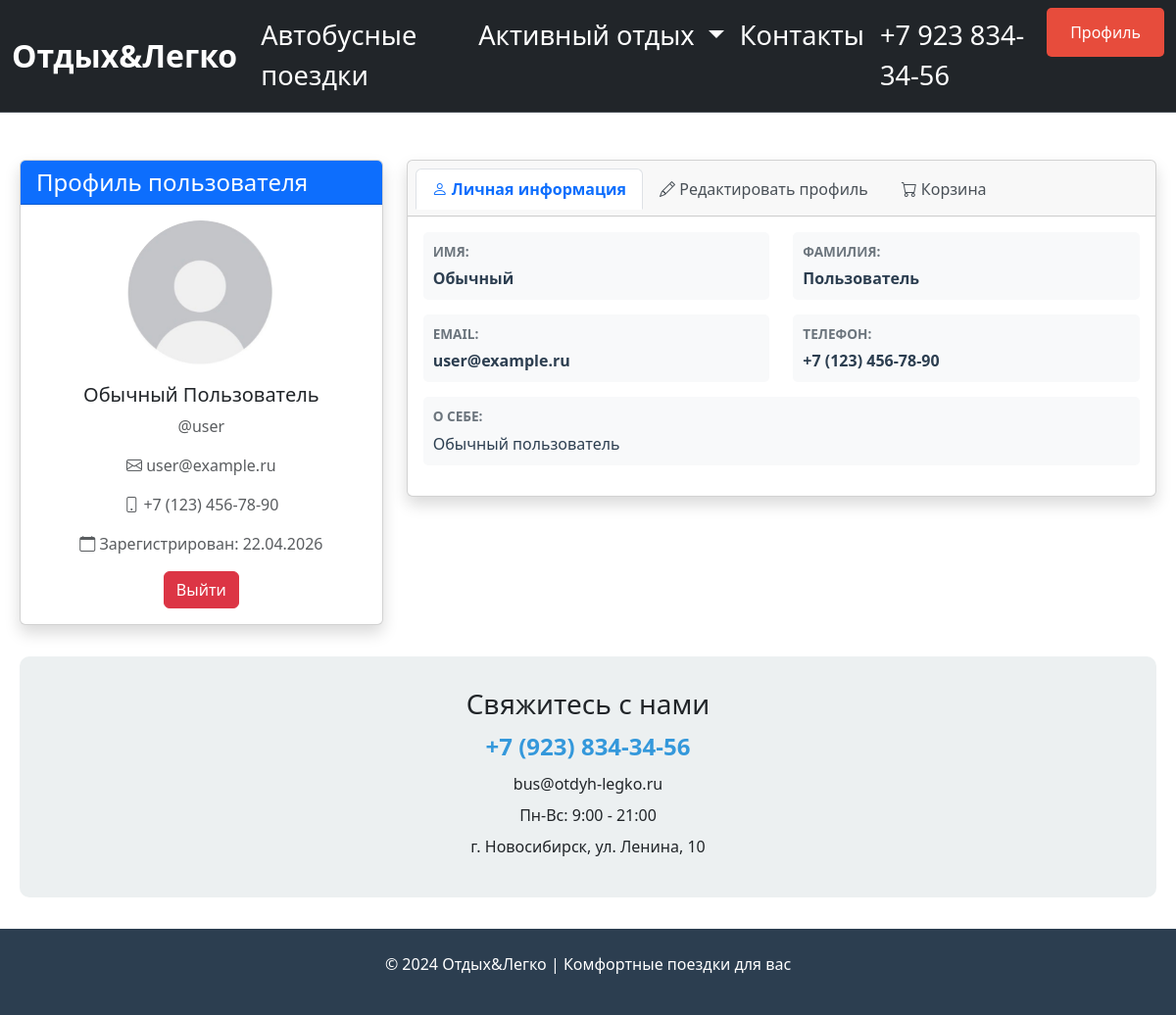
Page /profile (signed in) on the earlier database version.
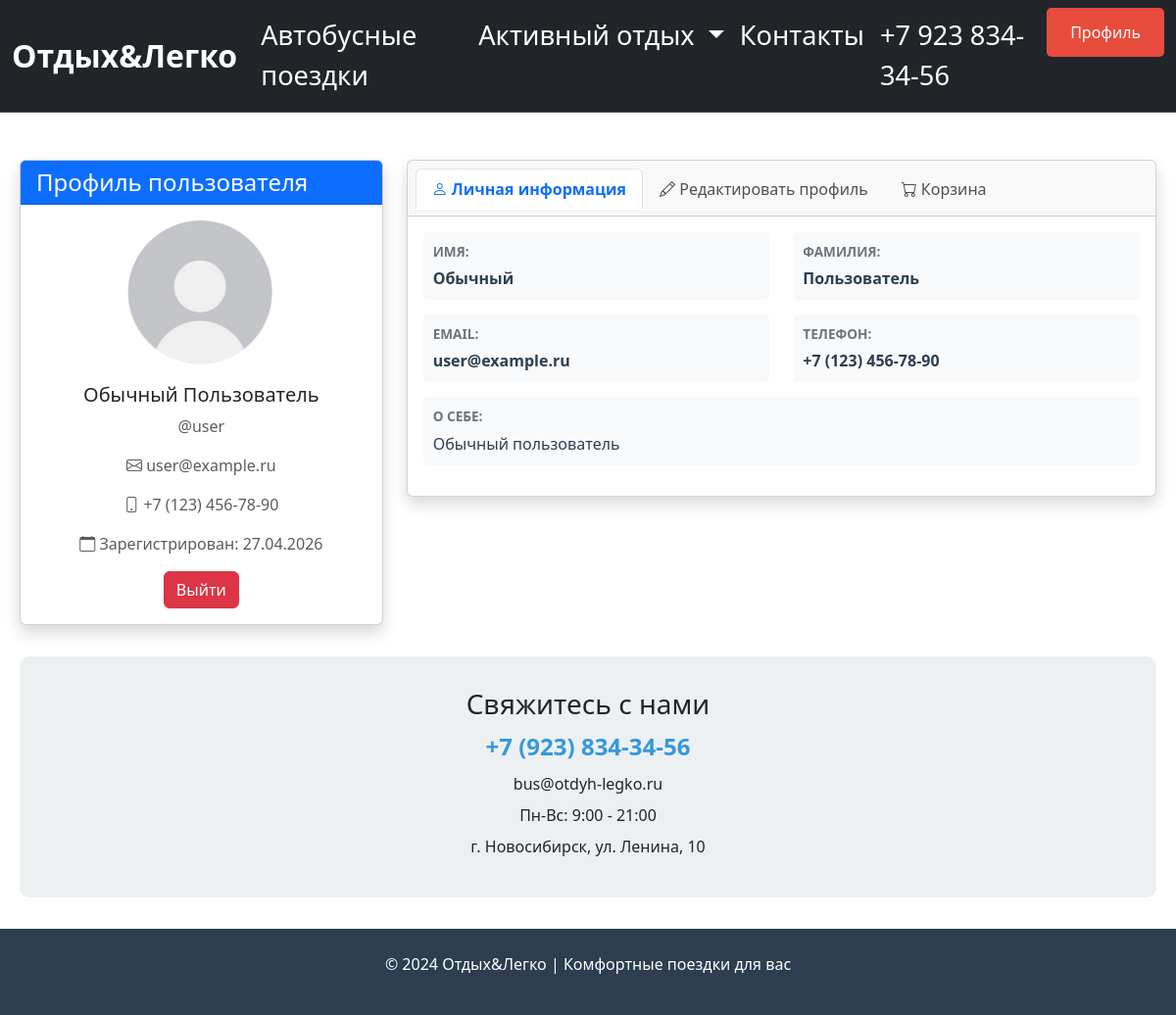
Same page on the later database version.
### data/users.py (models this page shows, shortened)
class Users(SqlAlchemyBase, UserMixin, SerializerMixin):
    __tablename__ = 'users'
    id = sqlalchemy.Column(sqlalchemy.Integer, primary_key=True, autoincrement=True)
    login = sqlalchemy.Column(sqlalchemy.String, nullable=True, unique=True)
    name = sqlalchemy.Column(sqlalchemy.String, nullable=True)
    surname = sqlalchemy.Column(sqlalchemy.String, nullable=True)
    number = sqlalchemy.Column(sqlalchemy.String, nullable=True)
    about = sqlalchemy.Column(sqlalchemy.String, nullable=True)
    email = sqlalchemy.Column(sqlalchemy.String, nullable=True, unique=True)
    hashed_password = sqlalchemy.Column(sqlalchemy.String, nullable=True)
    created_date = sqlalchemy.Column(sqlalchemy.DateTime, default=datetime.datetime.now)
    user_type_id = sqlalchemy.Column(sqlalchemy.Integer, sqlalchemy.ForeignKey("users_types.id"))
    cart_items = orm.relationship('CartItem', back_populates='user', cascade='all, delete-orphan')
    user_type_rel = orm.relationship('UsersTypes', back_populates='users')

### main.py (the view, shortened to what this page needs)
@app.route('/profile', methods=['GET', 'POST'])
@login_required
def profile():
    form = UsersForm()
    db_sess = db_session.create_session()
    form.name.data = current_user.name
    form.surname.data = current_user.surname
    form.email.data = current_user.email
    form.number.data = current_user.number
    form.about.data = current_user.about
    cart_items = db_sess.query(CartItem).filter(CartItem.user_id == current_user.id).all()
    tours_in_cart = []
    for item in cart_items:
        tour = db_sess.query(Tours).filter(Tours.id == item.tour_id).first()
        if tour:
            tours_in_cart.append(tour)
    return render_template('profile.html',
                           title='Профиль пользователя',
                           form=form,
                           user=current_user,
                           tours_in_cart=tours_in_cart)

### data/db_session.py (called while the page is built)
def create_session() -> Session:
    global __factory
    return __factory()

### main.py (called while the page is built)
@login_manager.user_loader
def load_user(user_id):
    db_sess = db_session.create_session()
    return db_sess.query(Users).get(user_id)

### templates/profile.html (shortened to what the changed rows need)
{% extends "base.html" %}
{% block content %}
<div class="container mt-5">
    <div class="row">
        <div class="col-md-4">
            <div class="card shadow">
                <div class="card-body text-center">
                    <div class="mb-3">
                        <img src="{{ url_for('static', filename='img/аватар.jpg') }}"
                             alt="Avatar"
                             class="rounded-circle"
                             style="width: 150px; height: 150px; object-fit: cover;">
                    </div>
                    <h5>{{ current_user.name }} {{ current_user.surname }}</h5>
                    <p class="text-muted">@{{ current_user.login }}</p>
                    <p class="text-muted">
                        <i class="bi bi-envelope"></i> {{ current_user.email }}
                    </p>
                    <p class="text-muted">
                        <i class="bi bi-phone"></i> {{ current_user.number or 'Не указан' }}
                    </p>
                    <p class="text-muted">
                        <i class="bi bi-calendar"></i> Зарегистрирован: {{ current_user.created_date.strftime('%d.%m.%Y') }}
                    </p>
                    <a href="/logout" class="btn btn-danger">Выйти</a>
                </div>
            </div>
        </div>
        <div class="col-md-8">
            <div class="card shadow">
                <div class="card-body">
                    <div class="tab-content">
                        <div class="tab-pane fade show active" id="info" role="tabpanel">
                            <div class="row">
                                <div class="col-md-6">
                                    <div class="info-box">
                                        <p><strong>{{ current_user.name or 'Не указано' }}</strong></p>
                                    </div>
                                </div>
                                <div class="col-md-6">
                                    <div class="info-box">
                                        <p><strong>{{ current_user.surname or 'Не указано' }}</strong></p>
                                    </div>
                                </div>
                                <div class="col-md-6">
                                    <div class="info-box">
                                        <p><strong>{{ current_user.email or 'Не указан' }}</strong></p>
                                    </div>
                                </div>
                                <div class="col-md-6">
                                    <div class="info-box">
                                        <p><strong>{{ current_user.number or 'Не указан' }}</strong></p>
                                    </div>
                                </div>
                                <div class="col-md-12">
                                    <div class="info-box">
                                        <label>О себе:</label>
                                        <p>{{ current_user.about or 'Пользователь ничего не рассказал о себе' }}</p>
                                    </div>
                                </div>
                            </div>
                        </div>
                    </div>
                </div>
            </div>
        </div>
    </div>
</div>
{% endblock %}

Differences in the rows shown:
changed Users "Обычный": created_date "22.04.2026" → "27.04.2026"
